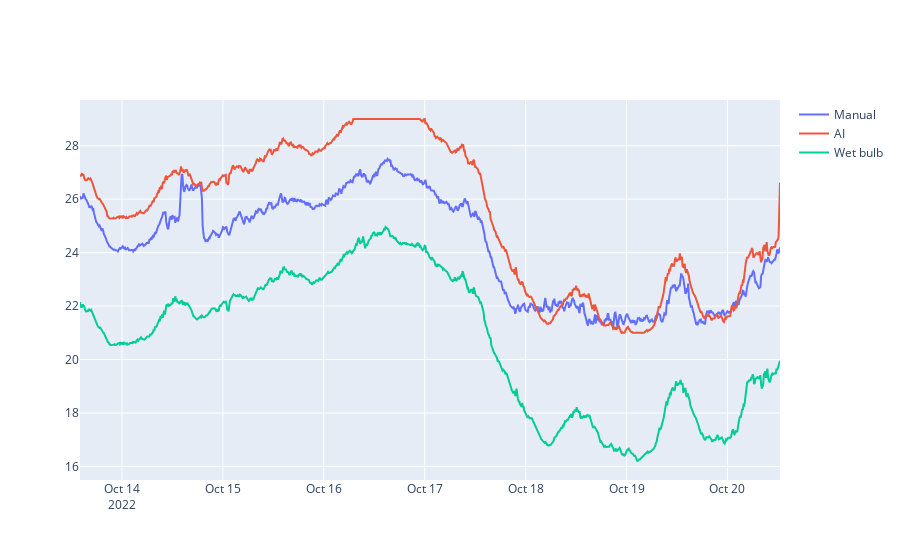

This figure's notebook cell:
### Code cell
# eval plot
import os,pickle
import numpy as np
import plotly.graph_objects as go
from tqdm import tqdm
from utils.DataProcess import Start
from utils.ClooingTowerOptimize import CT_opt
with open(os.path.join('model','regr.pkl'), 'rb') as p:
    opt = pickle.load(p)


vs = []
for c in tqdm(range(1000)):
    try:
        opt.predict(c)
        v,fig = opt.plot(21,29)
        vs.append(v)
    except:
        pass


fig = go.Figure()
fig.add_traces(go.Scatter(x=opt.df.Datetime[-1000:][::-1],y=opt.df.condenser_supply_temp[-1000:][::-1],mode='lines',name='Manual'))
fig.add_traces(go.Scatter(x=opt.df.Datetime[-1000:][::-1],y=np.array(vs),mode='lines',name='AI'))
fig.add_traces(go.Scatter(x=opt.df.Datetime[-1000:][::-1],y=opt.df.Wet_bulb_temp[-1000:][::-1],mode='lines',name='Wet bulb'))

### Figure 1 — Plotly figure (JSON) as saved in the notebook; plotly's stock layout.template omitted (floating-point values rounded to 4 significant figures; data arrays with more than 128 entries replaced by an {"elided": "..."} marker saying what was removed)
{"data": [{"mode": "lines", "name": "Manual", "type": "scatter", "x": {"elided": "1000 str values"}, "y": {"elided": "1000 float values"}}, {"mode": "lines", "name": "AI", "type": "scatter", "x": {"elided": "1000 str values"}, "y": {"elided": "1000 float values"}}, {"mode": "lines", "name": "Wet bulb", "type": "scatter", "x": {"elided": "1000 str values"}, "y": {"elided": "1000 float values"}}], "layout": {}}
